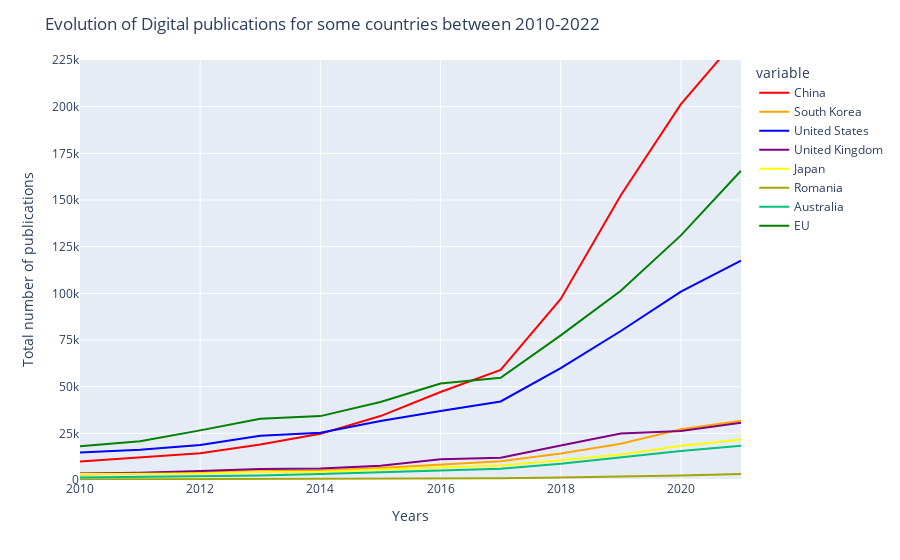

The code cell stored with this chart in its notebook:
### Code cell
# Digital
df = pd.DataFrame.from_dict(dic_digi, orient='index')
df.loc[:, 'EU'] = df.loc[:,lst_eu].sum(axis=1)
# removing EU countries
df = df.drop(columns=lst_eu+['Norway', 'Switzerland', 'Israel', 'Canada'])
df_melt = df.melt(ignore_index=False)

fig = px.line(df_melt, x=df_melt.index, y="value", color="variable", template="ggplot2",
              color_discrete_map={
                  'China': 'red',
                  'United States': 'blue',
                  'EU':'green',
                  'Japan':'Yellow',
                  'South Korea': 'orange',
                  'United Kingdom': 'purple'
              })
fig.update_layout(title=f"Evolution of Digital publications for some countries between 2010-2022", template="plotly")
fig.update_xaxes(title_text="Years")
fig.update_yaxes(title_text="Total number of publications", range=(0,225000))
fig.update_layout(
    yaxis = dict(
        tickmode = 'linear',
        tick0 = 0,
        dtick = 25000
    )
)
fig.write_image("../img/Commission/country_regrouped/digital.jpeg", width=1080, height=1080)
fig.show()

### Figure 1 — Plotly figure (JSON) as saved in the notebook; plotly's stock layout.template omitted (floating-point values rounded to 4 significant figures)
{"data": [{"hovertemplate": "variable=China<br>index=%{x}<br>value=%{y}<extra></extra>", "legendgroup": "China", "line": {"color": "red", "dash": "solid"}, "marker": {"symbol": "circle"}, "mode": "lines", "name": "China", "orientation": "v", "showlegend": true, "x": [2010, 2011, 2012, 2013, 2014, 2015, 2016, 2017, 2018, 2019, 2020, 2021], "xaxis": "x", "y": [9859, 11899, 14305, 19055, 24724, 34247, 47140, 58999, 97017, 152509, 201373, 238903], "yaxis": "y", "type": "scatter"}, {"hovertemplate": "variable=South Korea<br>index=%{x}<br>value=%{y}<extra></extra>", "legendgroup": "South Korea", "line": {"color": "orange", "dash": "solid"}, "marker": {"symbol": "circle"}, "mode": "lines", "name": "South Korea", "orientation": "v", "showlegend": true, "x": [2010, 2011, 2012, 2013, 2014, 2015, 2016, 2017, 2018, 2019, 2020, 2021], "xaxis": "x", "y": [3000, 3409, 4050, 4654, 5115, 6365, 8069, 9986, 14152, 19468, 27165, 31736], "yaxis": "y", "type": "scatter"}, {"hovertemplate": "variable=United States<br>index=%{x}<br>value=%{y}<extra></extra>", "legendgroup": "United States", "line": {"color": "blue", "dash": "solid"}, "marker": {"symbol": "circle"}, "mode": "lines", "name": "United States", "orientation": "v", "showlegend": true, "x": [2010, 2011, 2012, 2013, 2014, 2015, 2016, 2017, 2018, 2019, 2020, 2021], "xaxis": "x", "y": [14773, 16253, 18739, 23687, 25322, 31638, 37002, 42084, 59921, 79834, 100910, 117559], "yaxis": "y", "type": "scatter"}, {"hovertemplate": "variable=United Kingdom<br>index=%{x}<br>value=%{y}<extra></extra>", "legendgroup": "United Kingdom", "line": {"color": "purple", "dash": "solid"}, "marker": {"symbol": "circle"}, "mode": "lines", "name": "United Kingdom", "orientation": "v", "showlegend": true, "x": [2010, 2011, 2012, 2013, 2014, 2015, 2016, 2017, 2018, 2019, 2020, 2021], "xaxis": "x", "y": [3536, 3860, 4852, 5870, 6175, 7633, 11057, 11944, 18478, 24907, 26204, 30693], "yaxis": "y", "type": "scatter"}, {"hovertemplate": "variable=Japan<br>index=%{x}<br>value=%{y}<extra></extra>", "legendgroup": "Japan", "line": {"color": "Yellow", "dash": "solid"}, "marker": {"symbol": "circle"}, "mode": "lines", "name": "Japan", "orientation": "v", "showlegend": true, "x": [2010, 2011, 2012, 2013, 2014, 2015, 2016, 2017, 2018, 2019, 2020, 2021], "xaxis": "x", "y": [3165, 3367, 3506, 4245, 4426, 5618, 6546, 7751, 10633, 13690, 18320, 21715], "yaxis": "y", "type": "scatter"}, {"hovertemplate": "variable=Romania<br>index=%{x}<br>value=%{y}<extra></extra>", "legendgroup": "Romania", "line": {"color": "#A3A500", "dash": "solid"}, "marker": {"symbol": "circle"}, "mode": "lines", "name": "Romania", "orientation": "v", "showlegend": true, "x": [2010, 2011, 2012, 2013, 2014, 2015, 2016, 2017, 2018, 2019, 2020, 2021], "xaxis": "x", "y": [328, 376, 480, 514, 499, 755, 874, 998, 1350, 1804, 2347, 3211], "yaxis": "y", "type": "scatter"}, {"hovertemplate": "variable=Australia<br>index=%{x}<br>value=%{y}<extra></extra>", "legendgroup": "Australia", "line": {"color": "#00BF7D", "dash": "solid"}, "marker": {"symbol": "circle"}, "mode": "lines", "name": "Australia", "orientation": "v", "showlegend": true, "x": [2010, 2011, 2012, 2013, 2014, 2015, 2016, 2017, 2018, 2019, 2020, 2021], "xaxis": "x", "y": [1310, 1597, 2025, 2470, 3167, 4148, 5273, 6015, 8659, 12069, 15481, 18325], "yaxis": "y", "type": "scatter"}, {"hovertemplate": "variable=EU<br>index=%{x}<br>value=%{y}<extra></extra>", "legendgroup": "EU", "line": {"color": "green", "dash": "solid"}, "marker": {"symbol": "circle"}, "mode": "lines", "name": "EU", "orientation": "v", "showlegend": true, "x": [2010, 2011, 2012, 2013, 2014, 2015, 2016, 2017, 2018, 2019, 2020, 2021], "xaxis": "x", "y": [18123, 20805, 26594, 32751, 34225, 41814, 51722, 54730, 77488, 101373, 131034, 165717], "yaxis": "y", "type": "scatter"}], "layout": {"xaxis": {"anchor": "y", "domain": [0.0, 1.0], "title": {"text": "Years"}}, "yaxis": {"anchor": "x", "domain": [0.0, 1.0], "title": {"text": "Total number of publications"}, "range": [0, 225000], "tickmode": "linear", "tick0": 0, "dtick": 25000}, "legend": {"title": {"text": "variable"}, "tracegroupgap": 0}, "margin": {"t": 60}, "title": {"text": "Evolution of Digital publications for some countries between 2010-2022"}}}
